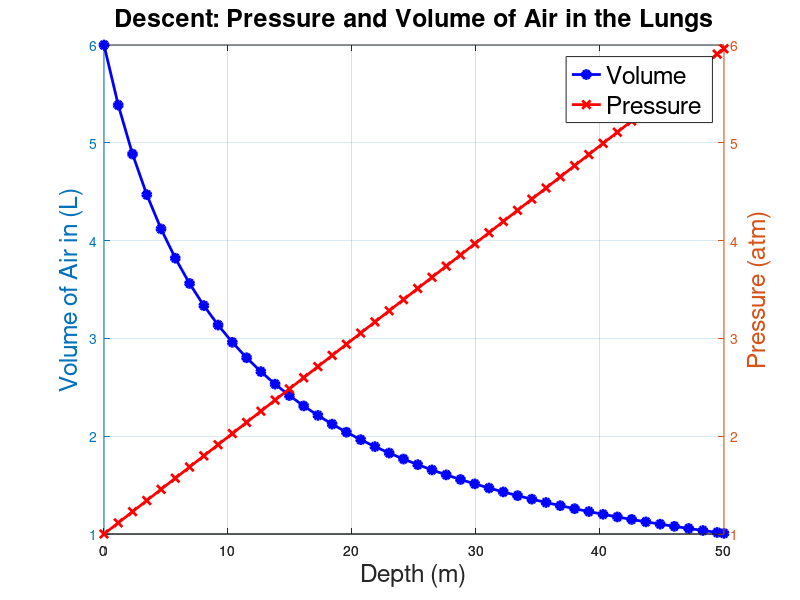
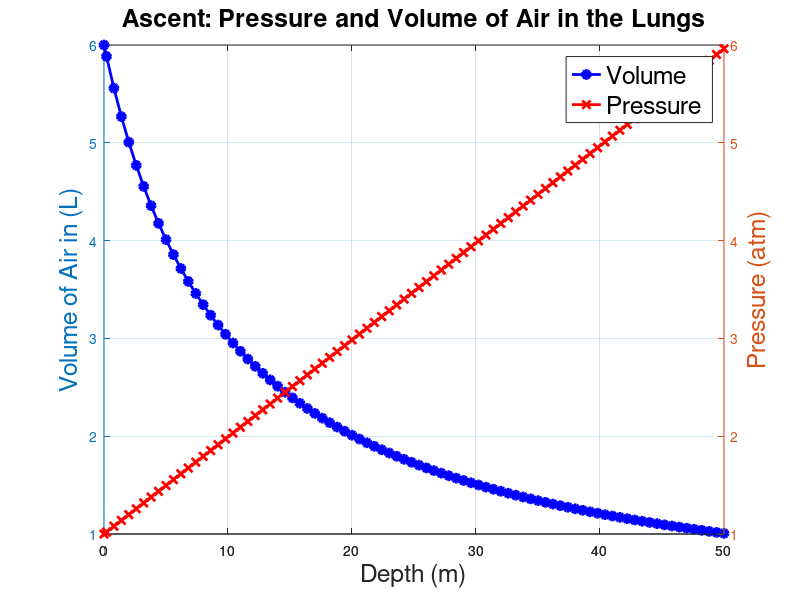

The MATLAB script that drew these images, in order:

% This is Project 7.3.1

% Constants
P_surface = 101325; % Atmospheric pressure at surface in Pascals
rho_seawater = 1025; % Density of seawater in kg/m^3
g = 9.81; % Gravitational acceleration in m/s^2
initial_volume = 6; % Initial volume of air in lungs in liters
descent_rate = 23; % Descent rate in meters per minute (maximum)
ascent_rate = 12; % Ascent rate in meters per minute (maximum)
max_depth = 50; % Maximum depth in meters

% The initial conditions
initial_depth = 0; % Starting depth (surface)
time_step = 0.05; % Time step in minutes

% Time arrays for descent and ascent
descent_time = 0:time_step:max_depth/descent_rate; % Time to descend to max depth
ascent_time = 0:time_step:max_depth/ascent_rate; % Time to ascend from max depth

% Force the final time point to be exactly the end of the dive
if descent_time(end) ~= max_depth/descent_rate
    descent_time = [descent_time, max_depth/descent_rate];
end

if ascent_time(end) ~= max_depth/ascent_rate
    ascent_time = [ascent_time, max_depth/ascent_rate];
end

% Pressure at each depth for descent and ascent
depths_descent = descent_rate * descent_time; % Depth during descent
depths_ascent = max_depth - ascent_rate * ascent_time; % Depth during ascent

% Pressure at each depth
pressures_descent = P_surface + rho_seawater * g * depths_descent; % Pressure in Pascals during descent
pressures_ascent = P_surface + rho_seawater * g * depths_ascent; % Pressure in Pascals during ascent

% Converting pressures from Pascals to atmospheres for convenience
pressures_atm_descent = pressures_descent / 101325;
pressures_atm_ascent = pressures_ascent / 101325;

% Volume at each depth using Boyle's Law
volumes_descent = initial_volume * P_surface ./ pressures_descent; % Volume during descent
volumes_ascent = initial_volume * P_surface ./ pressures_ascent; % Volume during ascent

% Plot for descent
figure;
[ax1, h1, h2] = plotyy(depths_descent, volumes_descent, depths_descent, pressures_atm_descent);
set(h1, 'LineWidth', 2, 'Marker', 'o', 'MarkerFaceColor', 'b', 'Color', 'b');
set(h2, 'LineWidth', 2, 'Marker', 'x', 'MarkerFaceColor', 'r', 'Color', 'r');
ylabel(ax1(1), 'Volume of Air in (L)', 'FontSize', 18);
ylabel(ax1(2), 'Pressure (atm)', 'FontSize', 18);
xlabel('Depth (m)', 'FontSize', 18);
title('Descent: Pressure and Volume of Air in the Lungs', 'FontSize', 18);
legend('Volume', 'Pressure', 'Location', 'Northeast', 'FontSize', 18);
grid on;

% Plot for ascent
figure;
[ax2, h3, h4] = plotyy(depths_ascent, volumes_ascent, depths_ascent, pressures_atm_ascent);
set(h3, 'LineWidth', 2, 'Marker', 'o', 'MarkerFaceColor', 'b', 'Color', 'b');
set(h4, 'LineWidth', 2, 'Marker', 'x', 'MarkerFaceColor', 'r', 'Color', 'r');
ylabel(ax2(1), 'Volume of Air in (L)', 'FontSize', 18);
ylabel(ax2(2), 'Pressure (atm)', 'FontSize', 18);
xlabel('Depth (m)', 'FontSize', 18);
title('Ascent: Pressure and Volume of Air in the Lungs', 'FontSize', 18);
legend('Volume', 'Pressure', 'Location', 'Northeast', 'FontSize', 18);
grid on;
